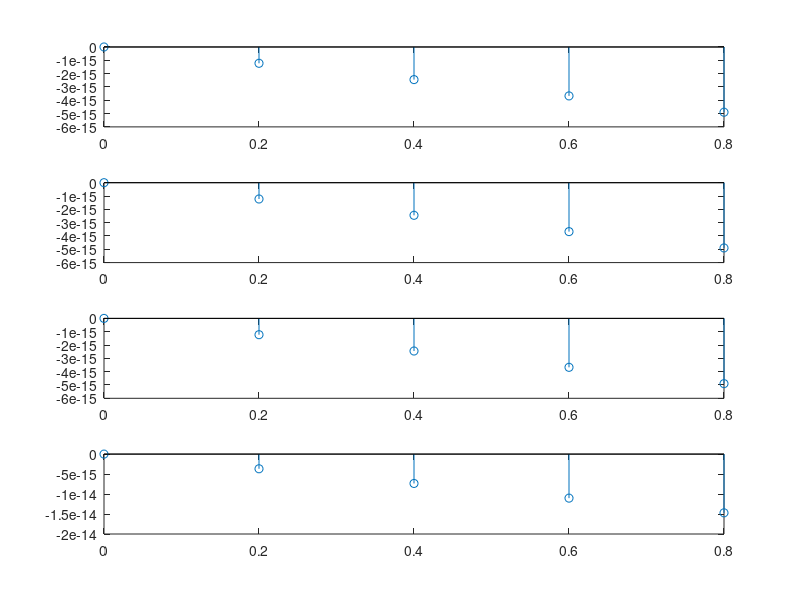

Here is the MATLAB script that generated this plot:
clc;
clear all;
close all;
f1=input('f1');
f2=input('f2');
f3=input('f3');
fs=input('fs');
l=input('l');
a=input('a');
t=(0:l-1)/fs;
s1=a*sin(2*pi*f1*t);
s2=a*sin(2*pi*f2*t);
s3=a*sin(2*pi*f3*t);
s=s1+s2+s3;
subplot(4,1,1)
stem(t,s1);
subplot(4,1,2)
stem(t,s2);
subplot(4,1,3)
stem(t,s3);
subplot(4,1,4)
stem(t,s);